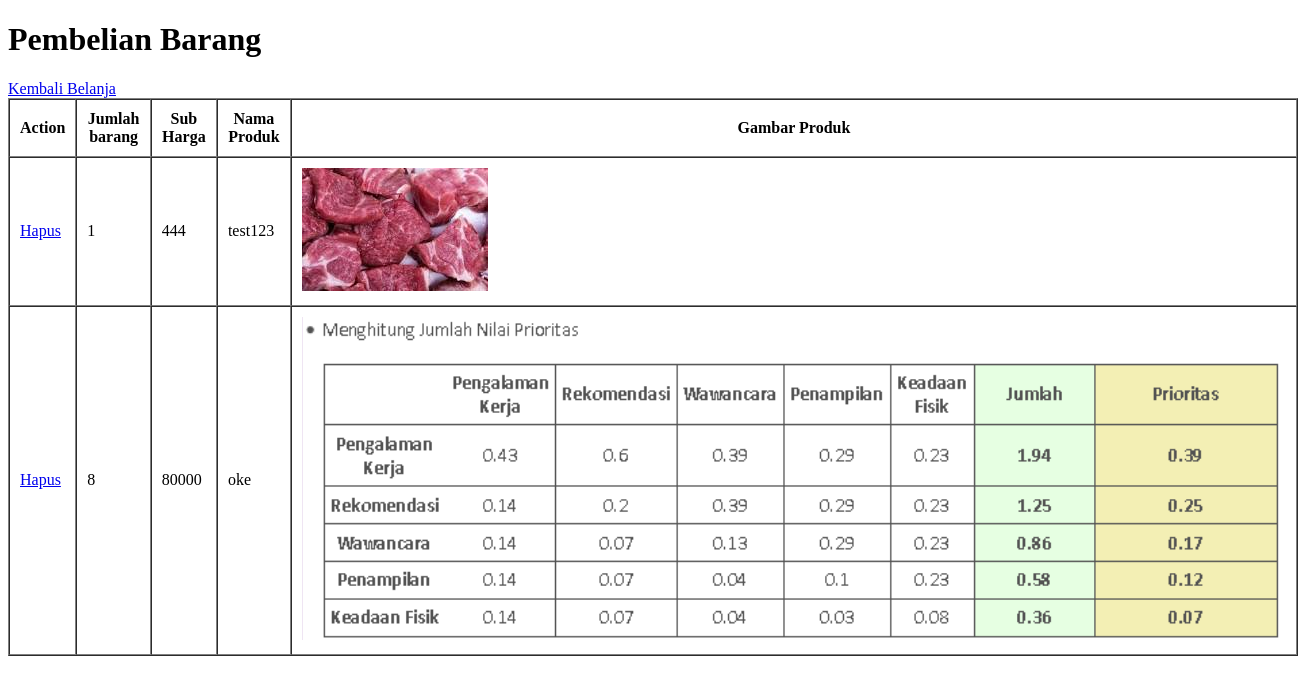
/coba/customer/keranjang.php (signed in), run on an earlier commit of the app's database.
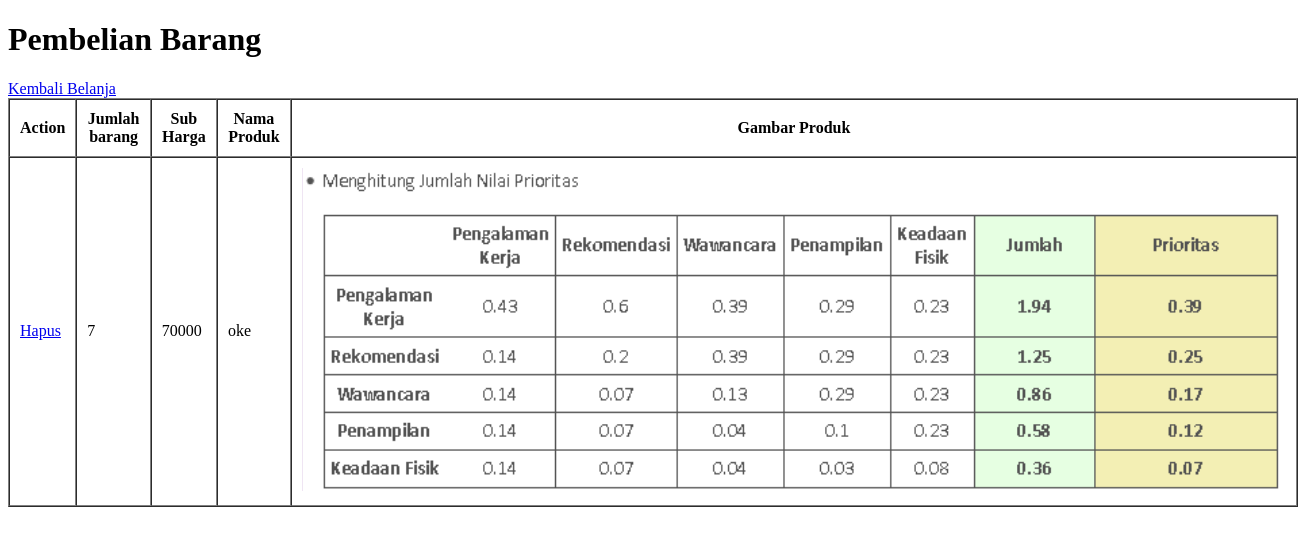
And on a later commit of the database.
### tables this page shows
CREATE TABLE `orderdetail` (
  `kodeProduk` int(11) NOT NULL,
  `kodePesanan` int(11) NOT NULL,
  `subHarga` int(11) NOT NULL,
  `qty` int(11) NOT NULL
);

CREATE TABLE `products` (
  `kodeProduk` int(11) NOT NULL,
  `kodeKategori` int(11) NOT NULL,
  `kodeSuplaier` int(11) DEFAULT NULL,
  `namaProduk` varchar(100) NOT NULL,
  `gambarProduk` varchar(255) NOT NULL,
  `hargaProduk` int(11) NOT NULL,
  `stokProduk` int(11) NOT NULL,
  `deskripsiProduk` varchar(255) DEFAULT NULL
);

### coba/function.php (called while the page is built, shortened)
<?php
function connect($servername,$database,$username,$password){
    $conn = new PDO("mysql:host=$servername;dbname=$database", $username, $password);
    return $conn;
}
$conn=connect("localhost","store","root","");
function selectData($query){
    global $conn;
    $stmt = $conn->prepare($query);
    $stmt->execute();
    $data = $stmt->fetchAll(PDO::FETCH_ASSOC);
    return $data;
}
?>

### coba/customer/keranjang.php (the view, shortened to what this page needs)
<?php
require "../function.php";
$data=selectData("SELECT * FROM orders o
JOIN orderdetail od ON (o.kodePesanan=od.kodePesanan)
JOIN products p ON (od.kodeProduk=p.kodeProduk)
WHERE o.kodePelanggan={$_SESSION['kodePelanggan']} AND o.keterangan='belum'
");
?>
<!DOCTYPE html>
<html lang="en">
<head>
</head>
<body>
    <h1>Pembelian Barang</h1>
    <a href="index.php">Kembali Belanja</a>
    <form action="" method="post">
        <table border="1" cellpadding=10 cellspacing=0>
            <tr>
                <th>Action</th>
                <th>Jumlah barang</th>
                <th>Sub Harga</th>
                <th>Nama Produk</th>
                <th>Gambar Produk</th>
            </tr>
        <?php foreach($data as $ch){?>
            <tr>
                <td><a href="hapusOrderDetil.php?idPesanan=<?= $ch["kodePesanan"] ?>&idProduk=<?= $ch['kodeProduk'] ?>">Hapus</a></td>
                <td><?= $ch["qty"] ?></td>
                <td><?= $ch["subHarga"] ?></td>
                <td><?= $ch["namaProduk"] ?></td>
                <td><img src="../img/<?= $ch["gambarProduk"] ?>"></td>
            </tr>
        <?php }?>
        </table>
    </form>
</body>
</html>

What changed in the data, as far as the page shows it:
no longer on this page (row unchanged): orderdetail: qty "1", subHarga "444", kodeProduk.namaProduk "test123", kodeProduk.gambarProduk (picture)
no longer on this page (row unchanged): orderdetail: qty "8", subHarga "80000", kodeProduk.namaProduk "oke", kodeProduk.gambarProduk (picture)
added orderdetail: qty "7", subHarga "70000", kodeProduk.namaProduk "oke", kodeProduk.gambarProduk (picture)
